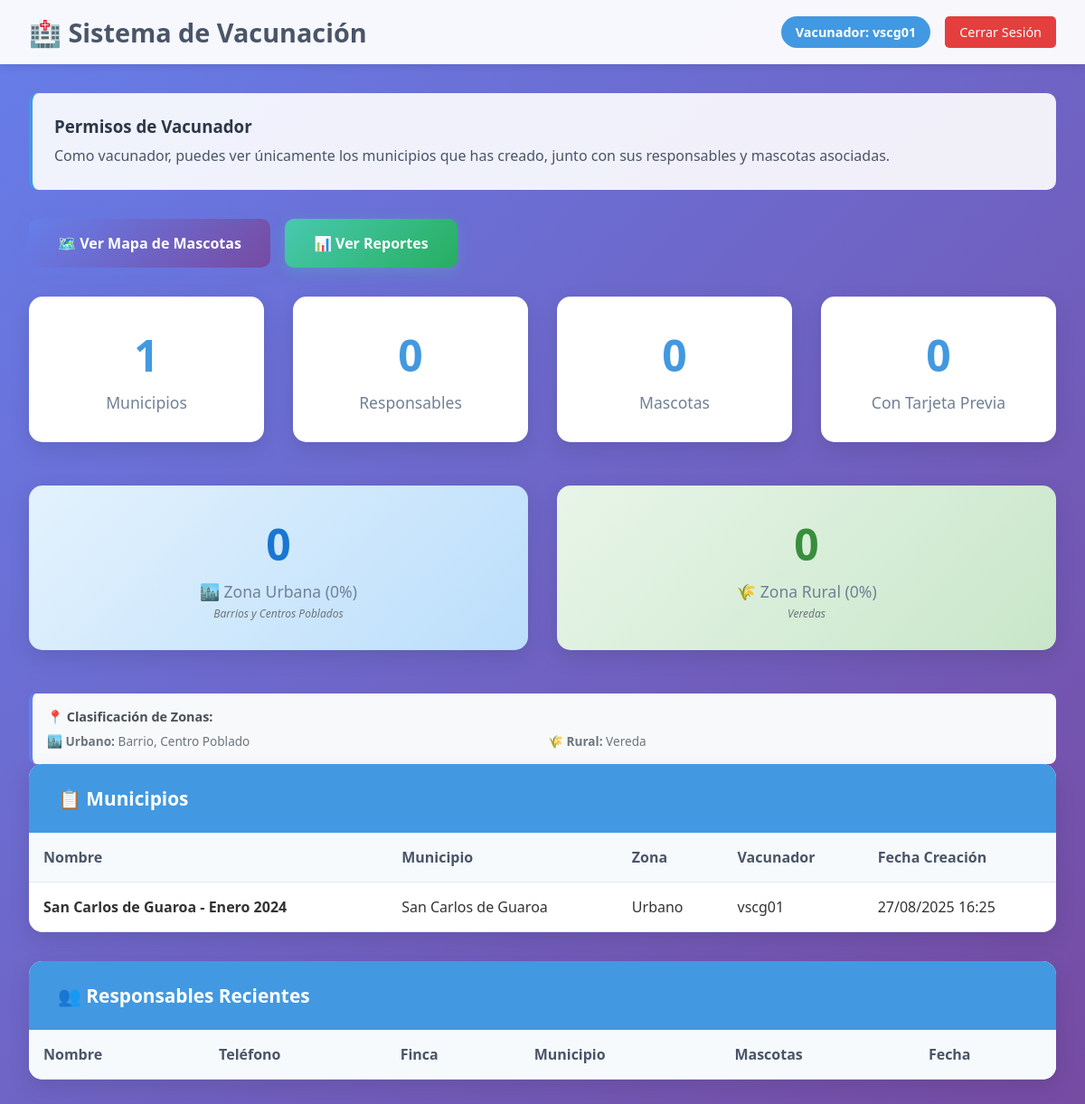
Page /api/dashboard/vacunador/ (signed in) on the earlier database version.
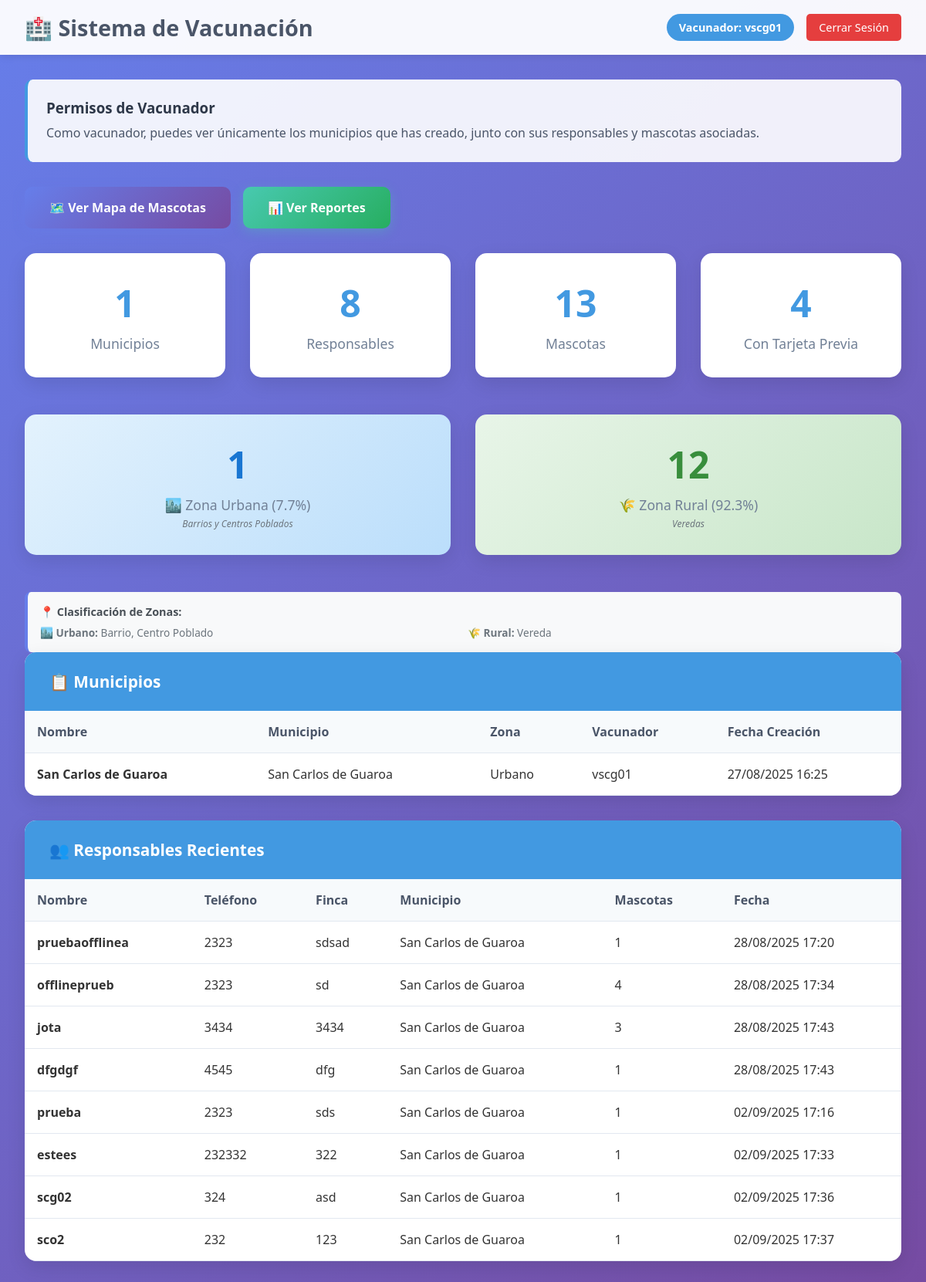
Same page on the later database version.
### api/models.py (models this page shows, shortened)
class Planilla(models.Model):
    TIPO_ZONA_CHOICES = [
        ('urbano', 'Urbano'),
        ('rural', 'Rural'),
    ]
    nombre = models.CharField(max_length=100)
    assigned_to = models.ForeignKey(
        settings.AUTH_USER_MODEL,
        on_delete=models.CASCADE,
        related_name='planillas',
        null=True,
        blank=True,
        help_text="Vacunador principal asignado (compatibilidad)"
    )
    tecnico_asignado = models.ForeignKey(
        settings.AUTH_USER_MODEL,
        on_delete=models.SET_NULL,
        null=True,
        blank=True,
        related_name='planillas_asignadas',
        limit_choices_to={'tipo_usuario': 'tecnico'},
        help_text="Técnico principal asignado"
    )
    vacunadores_adicionales = models.ManyToManyField(
        settings.AUTH_USER_MODEL,
        blank=True,
        related_name='planillas_como_vacunador_adicional',
        limit_choices_to={'tipo_usuario': 'vacunador'},
        help_text="Vacunadores adicionales asignados"
    )
    tecnicos_adicionales = models.ManyToManyField(
        settings.AUTH_USER_MODEL,
        blank=True,
        related_name='planillas_como_tecnico_adicional',
        limit_choices_to={'tipo_usuario': 'tecnico'},
        help_text="Técnicos adicionales asignados"
    )
    municipio = models.CharField(max_length=100, default="Sin especificar", help_text="Nombre del municipio")
    urbano_rural = models.CharField(max_length=10, choices=TIPO_ZONA_CHOICES, default="urbano", help_text="Tipo de zona: urbano o rural")
    centro_poblado_vereda_barrio = models.CharField(max_length=100, default="Sin especificar", help_text="Centro poblado, vereda o barrio")
    zona = models.CharField(max_length=100, default="Sin especificar", help_text="Zona específica")
    creada = models.DateTimeField(auto_now_add=True)
    class Meta:
        verbose_name = "Municipio"
        verbose_name_plural = "Municipios"

class Veterinario(AbstractUser):
    TIPO_USUARIO_CHOICES = [
        ('administrador', 'Administrador'),
        ('vacunador', 'Vacunador'),
        ('tecnico', 'Técnico'),
    ]
    tipo_usuario = models.CharField(
        max_length=20,
        choices=TIPO_USUARIO_CHOICES,
        default='vacunador',
        help_text='Tipo de usuario en el sistema'
    )
    groups = models.ManyToManyField(
        Group,
        verbose_name='groups',
        blank=True,
        related_name='veterinario_groups',
        related_query_name='veterinario',
        help_text='Grupos a los que pertenece este veterinario'
    )
    user_permissions = models.ManyToManyField(
        Permission,
        verbose_name='user permissions',
        blank=True,
        related_name='veterinario_user_permissions',
        related_query_name='veterinario',
        help_text='Permisos específicos de este veterinario'
    )

class Responsable(models.Model):
    nombre = models.CharField(max_length=100)
    telefono = models.CharField(max_length=20)
    finca = models.CharField(max_length=100)
    planilla = models.ForeignKey(Planilla, on_delete=models.CASCADE, related_name='responsables')
    zona = models.CharField(max_length=100, default="Sin especificar", help_text="Zona específica de vacunación")
    nombre_zona = models.CharField(max_length=150, default="Sin especificar", help_text="Nombre descriptivo de la zona")
    lote_vacuna = models.CharField(max_length=50, default="Sin especificar", help_text="Lote de la vacuna utilizada")
    created_by = models.ForeignKey(
        settings.AUTH_USER_MODEL,
        on_delete=models.SET_NULL,
        null=True,
        blank=True,
        related_name='responsables_creados',
        help_text="Usuario que creó este responsable"
    )
    creado = models.DateTimeField(auto_now_add=True)

### api/views.py (the view)
# urls.py: path('dashboard/vacunador/', views.dashboard_vacunador, name='dashboard_vacunador'),
@login_required
def dashboard_vacunador(request):
    if request.user.tipo_usuario != 'vacunador':
        messages.error(request, 'No tienes permisos para acceder a esta sección.')
        return redirect('login')
    planillas = Planilla.objects.filter(
        Q(assigned_to=request.user) |  # Vacunador principal
        Q(vacunadores_adicionales=request.user)  # Vacunador adicional
    ).distinct()
    responsables = Responsable.objects.filter(
        Q(planilla__assigned_to=request.user) |
        Q(planilla__vacunadores_adicionales=request.user)
    ).distinct()
    mascotas = Mascota.objects.filter(
        Q(responsable__planilla__assigned_to=request.user) |
        Q(responsable__planilla__vacunadores_adicionales=request.user)
    ).distinct()
    total_urbano = 0
    total_rural = 0
    for responsable in responsables:
        mascotas_responsable = responsable.mascotas.filter(
            Q(responsable__planilla__assigned_to=request.user) |
            Q(responsable__planilla__vacunadores_adicionales=request.user)
        )
        for mascota in mascotas_responsable:
            if responsable.zona == 'barrio':
                total_urbano += 1
            elif responsable.zona == 'vereda':
                total_rural += 1
            elif responsable.zona == 'centro poblado':
                total_urbano += 1
            else:
                if responsable.planilla.urbano_rural == 'urbano':
                    total_urbano += 1
                else:
                    total_rural += 1
    total_mascotas_count = mascotas.count()
    if total_mascotas_count > 0:
        porcentaje_urbano = round((total_urbano / total_mascotas_count) * 100, 1)
        porcentaje_rural = round((total_rural / total_mascotas_count) * 100, 1)
    else:
        porcentaje_urbano = 0
        porcentaje_rural = 0
    context = {
        'user_type': 'Vacunador',
        'planillas': planillas,
        'total_planillas': planillas.count(),
        'total_responsables': responsables.count(),
        'total_mascotas': mascotas.count(),
        'mascotas_con_tarjeta': mascotas.filter(antecedente_vacunal=True).count(),
        'total_urbano': total_urbano,
        'total_rural': total_rural,
        'porcentaje_urbano': porcentaje_urbano,
        'porcentaje_rural': porcentaje_rural,
    }
    return render(request, 'api/dashboard_usuario.html', context)

### api/templates/api/dashboard_usuario.html (shortened to what the changed rows need)
<!DOCTYPE html>
<html lang="es">
<head>
</head>
<body>
    <div class="header">
        <h1>🏥 Sistema de Vacunación</h1>
    </div>
    <div class="container">
        <div class="stats-grid">
            <div class="stat-card">
                <div class="stat-number">{{ total_responsables }}</div>
                <div class="stat-label">Responsables</div>
            </div>
            <div class="stat-card">
                <div class="stat-number">{{ total_mascotas }}</div>
                <div class="stat-label">Mascotas</div>
            </div>
            <div class="stat-card">
                <div class="stat-number">{{ mascotas_con_tarjeta }}</div>
                <div class="stat-label">Con Tarjeta Previa</div>
            </div>
        </div>
        {% if total_urbano is not None or total_rural is not None %}
        <div class="stats-grid" style="margin-top: 2rem;">
            <div class="stat-card" style="background: linear-gradient(135deg, #e3f2fd 0%, #bbdefb 100%);">
                <div class="stat-number" style="color: #1976d2;">{{ total_urbano|default:0 }}</div>
                <div class="stat-label">🏙️ Zona Urbana ({{ porcentaje_urbano|default:0 }}%)</div>
                <div class="stat-sublabel">Barrios y Centros Poblados</div>
            </div>
            <div class="stat-card" style="background: linear-gradient(135deg, #e8f5e8 0%, #c8e6c9 100%);">
                <div class="stat-number" style="color: #388e3c;">{{ total_rural|default:0 }}</div>
                <div class="stat-label">🌾 Zona Rural ({{ porcentaje_rural|default:0 }}%)</div>
                <div class="stat-sublabel">Veredas</div>
            </div>
        </div>
        <div
            style="background: #f8f9fa; padding: 1rem; border-radius: 8px; margin-top: 1rem; border-left: 4px solid #667eea;">
            <h4 style="margin: 0 0 0.5rem 0; color: #495057; font-size: 0.9rem;">📍 Clasificación de Zonas:</h4>
            <div
                style="display: grid; grid-template-columns: repeat(auto-fit, minmax(200px, 1fr)); gap: 0.5rem; font-size: 0.85rem; color: #6c757d;">
                <div><strong>🏙️ Urbano:</strong> Barrio, Centro Poblado</div>
                <div><strong>🌾 Rural:</strong> Vereda</div>
            </div>
        </div>
        {% endif %}
        <div class="data-section">
            <div class="table-container">
                {% if planillas %}
                <table>
                    <thead>
                        <tr>
                            <th>Nombre</th>
                            <th>Municipio</th>
                            <th>Zona</th>
                            <th>Vacunador</th>
                            <th>Fecha Creación</th>
                        </tr>
                    </thead>
                    <tbody>
                        {% for planilla in planillas %}
                        <tr>
                            <td><strong>{{ planilla.nombre }}</strong></td>
                            <td>{{ planilla.municipio }}</td>
                            <td>{{ planilla.get_urbano_rural_display }}</td>
                            <td>{{ planilla.assigned_to.username }}</td>
                            <td>{{ planilla.creada|date:"d/m/Y H:i" }}</td>
                        </tr>
                        {% endfor %}
                    </tbody>
                </table>
                {% else %}
                <div class="no-data">
                    📝 No hay municipios disponibles para tu perfil.
                </div>
                {% endif %}
            </div>
        </div>
        <div class="data-section">
            <div class="table-container">
                {% if user_type == 'Técnico' and responsables_recientes %}
                <table>
                    <thead>
                        <tr>
                            <th>Nombre</th>
                            <th>Teléfono</th>
                            <th>Finca</th>
                            <th>Municipio</th>
                            <th>Vacunador</th>
                            <th>Mascotas</th>
                            <th>Fecha</th>
                        </tr>
                    </thead>
                    <tbody>
                        {% for responsable in responsables_recientes %}
                        <tr>
                            <td><strong>{{ responsable.nombre }}</strong></td>
                            <td>{{ responsable.telefono }}</td>
                            <td>{{ responsable.finca }}</td>
                            <td>{{ responsable.planilla.nombre }}</td>
                            <td>{{ responsable.created_by.username|default:"-" }}</td>
                            <td>{{ responsable.mascotas.count }}</td>
                            <td>{{ responsable.creado|date:"d/m/Y H:i" }}</td>
                        </tr>
                        {% endfor %}
                    </tbody>
                </table>
                {% elif planillas %}
                <table>
                    <thead>
                        <tr>
                            <th>Nombre</th>
                            <th>Teléfono</th>
                            <th>Finca</th>
                            <th>Municipio</th>
                            <th>Mascotas</th>
                            <th>Fecha</th>
                        </tr>
                    </thead>
                    <tbody>
                        {% for planilla in planillas %}
                        {% for responsable in planilla.responsables.all|slice:":10" %}
                        <tr>
                            <td><strong>{{ responsable.nombre }}</strong></td>
                            <td>{{ responsable.telefono }}</td>
                            <td>{{ responsable.finca }}</td>
                            <td>{{ responsable.planilla.nombre }}</td>
                            <td>{{ responsable.mascotas.count }}</td>
                            <td>{{ responsable.creado|date:"d/m/Y H:i" }}</td>
                        </tr>
                        {% endfor %}
                        {% endfor %}
                    </tbody>
                </table>
                {% else %}
                <div class="no-data">
                    👥 No hay responsables disponibles para tu perfil.
                </div>
                {% endif %}
            </div>
        </div>
    </div>
</body>
</html>

Differences in the rows shown:
changed Planilla "San Carlos de Guaroa": nombre "San Carlos de Guaroa - Enero 2024" → "San Carlos de Guaroa"
added Responsable: nombre "pruebaofflinea", telefono "2323", finca "sdsad", planilla.nombre "San Carlos de Guaroa", mascotas.count "1", creado "28/08/2025 17:20"
added Responsable: nombre "offlineprueb", telefono "2323", finca "sd", planilla.nombre "San Carlos de Guaroa", mascotas.count "4", creado "28/08/2025 17:34"
added Responsable: nombre "jota", telefono "3434", finca "3434", planilla.nombre "San Carlos de Guaroa", mascotas.count "3", creado "28/08/2025 17:43"
added Responsable: nombre "dfgdgf", telefono "4545", finca "dfg", planilla.nombre "San Carlos de Guaroa", mascotas.count "1", creado "28/08/2025 17:43"
added Responsable: nombre "prueba", telefono "2323", finca "sds", planilla.nombre "San Carlos de Guaroa", mascotas.count "1", creado "02/09/2025 17:16"
added Responsable: nombre "estees", telefono "232332", finca "322", planilla.nombre "San Carlos de Guaroa", mascotas.count "1", creado "02/09/2025 17:33"
added Responsable: nombre "scg02", telefono "324", finca "asd", planilla.nombre "San Carlos de Guaroa", mascotas.count "1", creado "02/09/2025 17:36"
added Responsable: nombre "sco2", telefono "232", finca "123", planilla.nombre "San Carlos de Guaroa", mascotas.count "1", creado "02/09/2025 17:37"
Other differences:
{{ total_responsables }}: "0" → "8"
{{ total_mascotas }}: "0" → "13"
{{ mascotas_con_tarjeta }}: "0" → "4"
{{ total_urbano|default:0 }}: "0" → "1"
{{ porcentaje_urbano|default:0 }}: "0" → "7.7"
{{ total_rural|default:0 }}: "0" → "12"
{{ porcentaje_rural|default:0 }}: "0" → "92.3"
